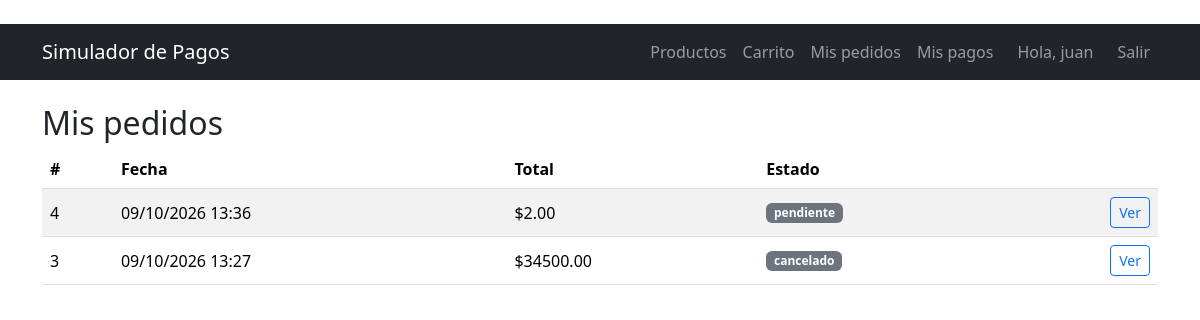
Before: /pedidos (signed in) with the older database file.
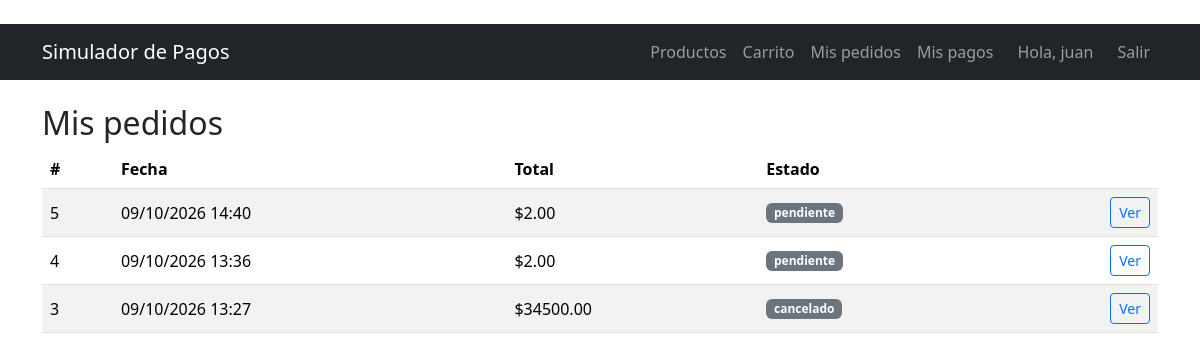
After: the same page with the newer database file.
### app/models.py (models this page shows, shortened)
class Usuario(UserMixin, db.Model):
    __tablename__ = "usuarios"
    id = db.Column(db.Integer, primary_key=True)
    nombre = db.Column(db.String(80), nullable=False)
    email = db.Column(db.String(120), unique=True, nullable=False, index=True)
    password_hash = db.Column(db.String(256), nullable=False)
    fecha_registro = db.Column(db.DateTime, default=datetime.utcnow)
    pedidos = db.relationship("Pedido", back_populates="usuario", lazy=True)

class Pedido(db.Model):
    __tablename__ = "pedidos"
    id = db.Column(db.Integer, primary_key=True)
    usuario_id = db.Column(db.Integer, db.ForeignKey("usuarios.id"), nullable=False)
    fecha = db.Column(db.DateTime, default=datetime.utcnow)
    total = db.Column(db.Numeric(10, 2), nullable=False, default=0)
    estado = db.Column(db.String(20), nullable=False, default="pendiente")
    usuario = db.relationship("Usuario", back_populates="pedidos")
    items = db.relationship(
        "ItemPedido", back_populates="pedido", cascade="all, delete-orphan", lazy=True
    )
    pagos = db.relationship(
        "Pago", back_populates="pedido", cascade="all, delete-orphan", lazy=True
    )

### app/routes/orders.py (the view)
@orders_bp.route("/pedidos")
@login_required
def listar():
    pedidos = (Pedido.query.filter_by(usuario_id=current_user.id)
               .order_by(Pedido.fecha.desc()).all())
    return render_template("pedidos.html", pedidos=pedidos)

### app/models.py (called while the page is built)
@login_manager.user_loader
def cargar_usuario(user_id):
    return db.session.get(Usuario, int(user_id))

### app/templates/pedidos.html (shortened to what this page needs)
﻿{% extends "base.html" %}
{% block content %}
<h2>Mis pedidos</h2>
<table class="table table-striped align-middle">
    <thead><tr><th>#</th><th>Fecha</th><th>Total</th><th>Estado</th><th></th></tr></thead>
    <tbody>
    {% for p in pedidos %}
        <tr>
            <td>{{ p.id }}</td>
            <td>{{ p.fecha.strftime("%d/%m/%Y %H:%M") }}</td>
            <td>${{ "%.2f"|format(p.total) }}</td>
            <td><span class="badge text-bg-secondary">{{ p.estado }}</span></td>
            <td class="text-end">
                <a href="{{ url_for('orders.detalle', id=p.id) }}" class="btn btn-sm btn-outline-primary">Ver</a>
            </td>
        </tr>
    {% else %}
        <tr><td colspan="5" class="text-center text-muted">Todavía no hiciste pedidos.</td></tr>
    {% endfor %}
    </tbody>
</table>
{% endblock %}

### app/templates/base.html (shortened to what this page needs)
﻿<!DOCTYPE html>
<html lang="es">
<head>
    <link href="https://cdn.jsdelivr.net/npm/bootstrap@5.3.3/dist/css/bootstrap.min.css" rel="stylesheet">
</head>
<body>
<nav class="navbar navbar-expand navbar-dark bg-dark mb-4">
    <div class="container">
        <a class="navbar-brand" href="{{ url_for('index') }}">Simulador de Pagos</a>
        <div class="navbar-nav ms-auto">
            <a class="nav-link" href="{{ url_for('products.listar') }}">Productos</a>
            {% if current_user.is_authenticated %}
                <a class="nav-link" href="{{ url_for('orders.carrito') }}">Carrito</a>
                <a class="nav-link" href="{{ url_for('orders.listar') }}">Mis pedidos</a>
                <a class="nav-link" href="{{ url_for('payments.listar') }}">Mis pagos</a>
                <span class="navbar-text mx-3">Hola, {{ current_user.nombre }}</span>
                <a class="nav-link" href="{{ url_for('auth.logout') }}">Salir</a>
            {% else %}
                <a class="nav-link" href="{{ url_for('auth.login') }}">Ingresar</a>
                <a class="nav-link" href="{{ url_for('auth.registro') }}">Registrarse</a>
            {% endif %}
        </div>
    </div>
</nav>
<div class="container">
    {% block content %}{% endblock %}
</div>
</body>
</html>

Changed rows visible on the page:
added Pedido: id "5", fecha "09/10/2026 14:40", total "2.00", estado "pendiente"
